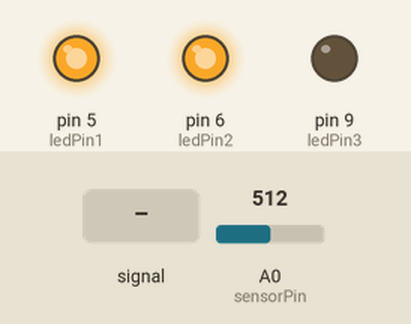
This sketch was run on a simulated Arduino Uno, built with avr-gcc and run on an emulated ATmega328P. Shown: output pins drawn as LEDs (lit = HIGH). The inputs (shaded band) are chosen by the test bench; at power-on: A0 (sensorPin) = 512.

Above: at 1.2 s.
1.3 s: A0 (sensorPin) fed a 200 Hz sine of ±460 counts around its level
At 1.82 s:
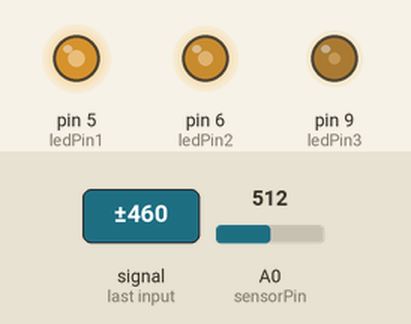
4.3 s: A0 (sensorPin) set to 716
At 4.7 s:
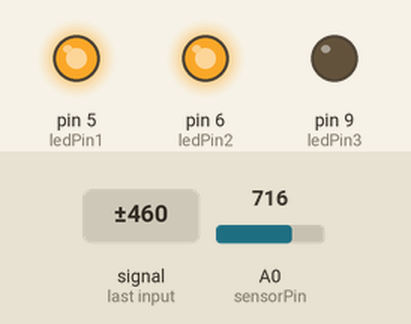
5.8 s: A0 (sensorPin) set to 754
7.3 s: A0 (sensorPin) set to 778
At 7.9 s:
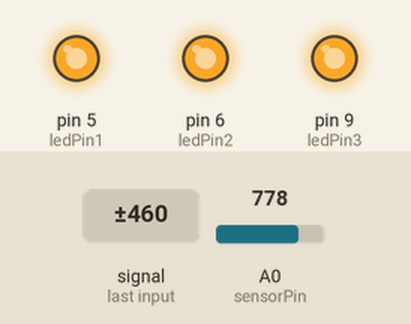
8.8 s: A0 (sensorPin) set to 511
At 9.8 s:
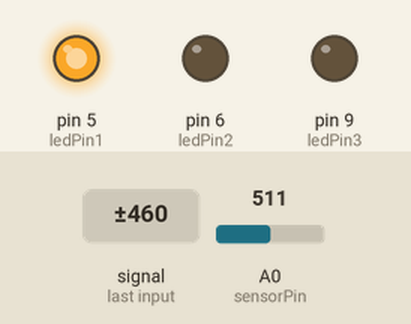
10.3 s: A0 (sensorPin) set to 245
At 11.7 s:
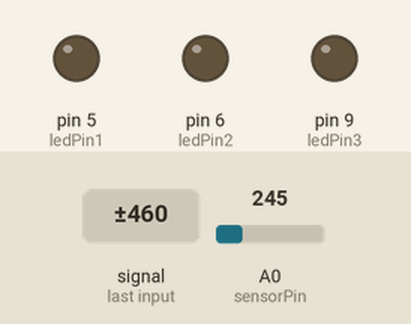
Timing chart, 0 to 12.8 s (numbered marks = the images above; inputs shaded):
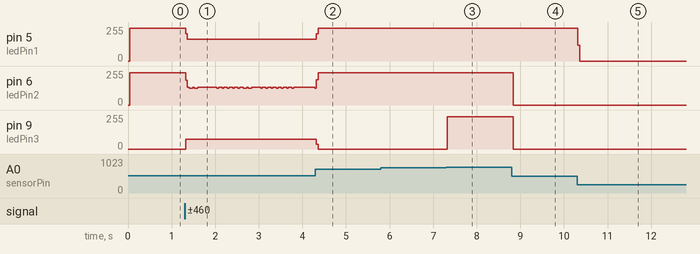

The sketch:

level-meter.ino
```cpp
int sensorPin = A0;    // select the input pin for the potentiometer
int ledPin1 = 5;
int ledPin2 = 6;
int ledPin3 = 9;
int sensorValue = 0;  // variable to store the value coming from the sensor

void setup() {
  // declare the ledPin as an OUTPUT:
  pinMode(ledPin1, OUTPUT);
  pinMode(ledPin2, OUTPUT);
  pinMode(ledPin3, OUTPUT);
}

void loop() {
  // read the value from the sensor:
  sensorValue = analogRead(sensorPin);
  Serial.println(sensorValue);
  digitalWrite(ledPin1, LOW);
  digitalWrite(ledPin2, LOW);
  digitalWrite(ledPin3, LOW);
  // turn the ledPin on
  if(sensorValue> 255){
    digitalWrite(ledPin1, HIGH);
  }
  if(sensorValue> 511){
    digitalWrite(ledPin2, HIGH);
  }
  if(sensorValue> 767){
    digitalWrite(ledPin3, HIGH);
  }


}
```

Measured:
- the behaviour switches between 767 and 768 on A0 (sensorPin) (found by bisection; images 2 and 3)
- after the input at 1.3 s, pin 5 (ledPin1): 244/255 → 162/255 at once; pin 9 (ledPin3): 0/255 → 72/255 at once
- after the input at 4.3 s, pin 5 (ledPin1): 162/255 → 244/255 at once; pin 9 (ledPin3): 72/255 → 0/255 at once
- after the input at 5.8 s, every drawn part: stays the same
- after the input at 7.3 s, pin 9 (ledPin3): 0/255 → 243/255 at once
- after the input at 8.8 s, pin 6 (ledPin2), pin 9 (ledPin3): 243/255 → 0/255 at once
- after the input at 10.3 s, pin 5 (ledPin1): 244/255 → 0/255 at once
